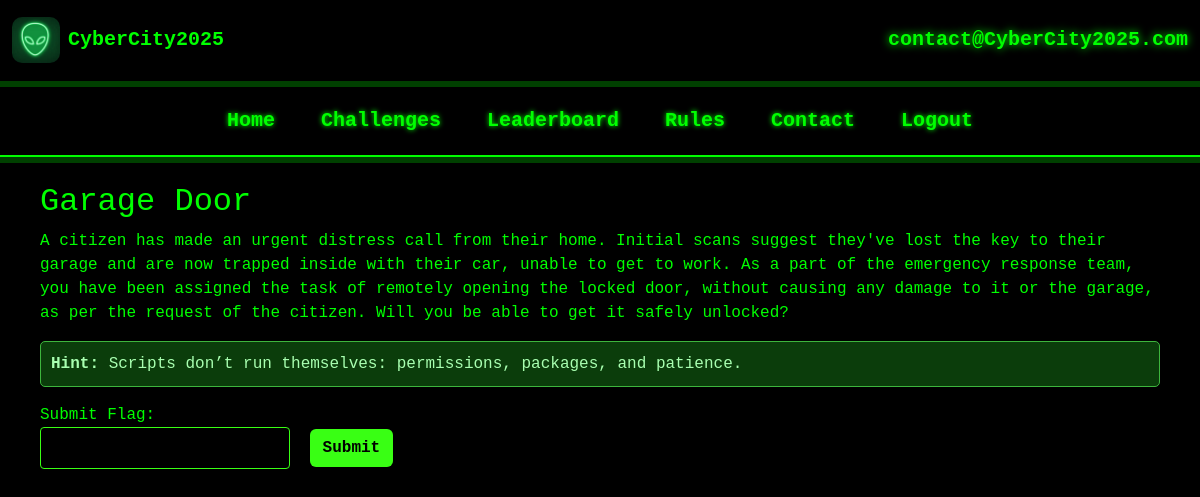
The page /challenge/4 (signed in) on the database its author committed.
### models.py (models this page shows)
class Challenge(db.Model):
    id = db.Column(db.Integer, primary_key=True)
    challengeTitle = db.Column(db.String(255))
    description = db.Column(db.Text)
    hint = db.Column(db.Text)
    flag = db.Column(db.String(255))
    points = db.Column(db.Integer, default=100)
    file_url = db.Column(db.String(255))

### app.py (the view, shortened to what this page needs)
@app.route("/challenge/<int:challenge_id>", methods=["GET", "POST"])
@login_required
def challenge_page(challenge_id):
    challenge = Challenge.query.get_or_404(challenge_id)
    message = None
    already_done = ChallengeCompletion.query.filter_by(
        user_id=current_user.id, challenge_id=challenge.id
    ).first()
    return render_template("challenge.html", challenge=challenge, message=message, user=current_user)

### models.py (called while the page is built)
@login.user_loader
def load_user(id):
    return User.query.get(int(id))

    def is_admin(self):
        if self.user_level == 2:
            return True
        else:
            return False

### templates/challenge.html (shortened to what this page needs)
{% extends "base.html" %}
{% block rowOneContent %}
<h2>{{ challenge.challengeTitle }}</h2>
<p>{{ challenge.description }}</p>
{% if challenge.hint %}
  <div class="alert-green-black" style="padding: 10px; margin-bottom: 15px; border-radius: 5px;">
    <strong>Hint:</strong> {{ challenge.hint }}
  </div>
{% endif %}
<form method="POST" action="{{ url_for('challenge_page', challenge_id=challenge.id) }}" style="margin-top: 1em;">
  <label for="flag">Submit Flag:</label><br>
  <input
    type="text"
    id="flag"
    name="flag"
    required
    style="padding: 8px; width: 250px; border-radius: 4px; border: 1px solid #39ff14; background-color: #000; color: #39ff14;"
  >
  <button
    type="submit"
    class="btn"
    style="margin-left: 10px; background-color: #39ff14; color: black; font-weight: bold;"
  >
    Submit
  </button>
</form>
{% endblock %}

### static/site.css (style rules this page uses)
body { background-color: #000000; color: #00FF00; font-family: 'Courier New', Courier, monospace; margin: 0; padding: 0; }
h1, h2, h3, p, ul, li { color: #00FF00; }
.alert-green-black { background-color: #0b3d0b; color: #a8ffb0; border: 1px solid #3db53d; padding: 15px; border-radius: 6px; margin-top: 1em; }

### rows shown on the page
Challenge: challengeTitle "Garage Door", description "A citizen has made an urgent distress call from their home. Initial scans suggest they've lost the key to their garage and are now trapped inside with their car, unable to get to work. As a part of the emergency response team, you have been assigned the task of remotely opening the locked door, without causing any damage to it or the garage, as per the request of the citizen. Will you be able to get it safely unlocked?", hint "Scripts don’t run themselves: permissions, packages, and patience."
